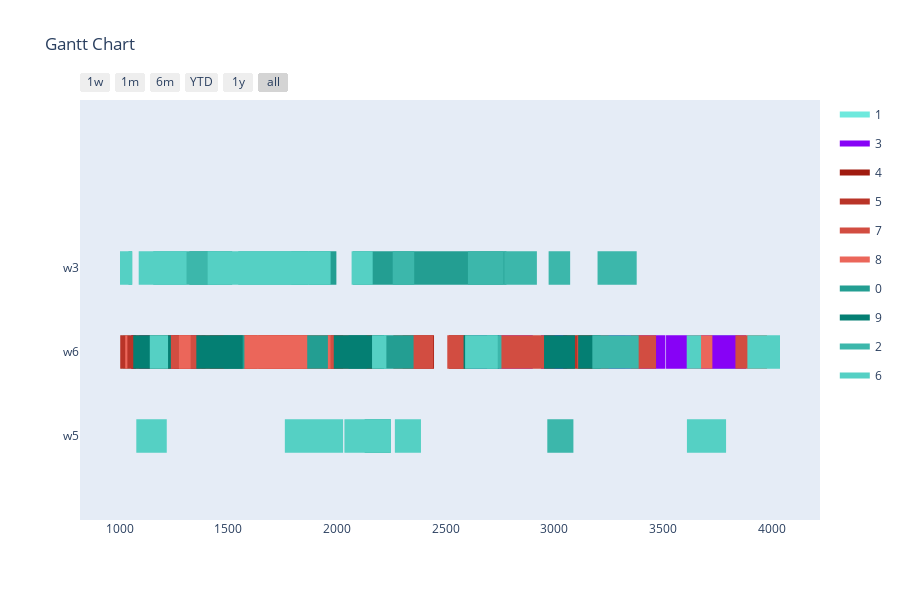

Notebook code cell kept with this figure:
### Markdown cell above
Config 1 - Test with One Point Crossover

### Code cell
optimizer = BaseGA(env)
optimizer.set_minimize()
# optional (in this case, all options given are the default option, if the configuration step is skipped)
optimizer.configure('tardiness', 'onepointcrossover', 'roulettewheel', 'randomize')
# choose an input generator (optional) -> decides how the data gets converted into the optimizer format
# optimizer.set_input_generator('SameLengthAlternativesGenerator')
# all parameters after offspring_amount are optional (in this case -> verbose=True)
result, best_fitness_history, average_fitness_history, best_generation_history, feasible_gen = optimizer.optimize(orders, max_generations, earliest_time_slot, last_time_slot, population_size, offspring_amount, verbose=True)
workstation_assignments = reformat_result(result, orders, env)
visualize(workstation_assignments, best_fitness_history, average_fitness_history, best_generation_history, feasible_gen)

### Figure 1 — Plotly figure (JSON) as saved in the notebook; plotly's stock layout.template omitted (floating-point values rounded to 4 significant figures; data arrays with more than 128 entries replaced by an {"elided": "..."} marker saying what was removed)
{"data": [{"fill": "toself", "fillcolor": "rgb(110, 233, 221)", "hoverinfo": "name", "legendgroup": "rgb(110, 233, 221)", "mode": "none", "name": "1", "type": "scatter", "x": [537, 599, 599, 537, 537, 813, 998, 998, 813, 813, 796, 906, 906, 796, 796, 602, 717, 717, 602, 602, 1048, 1171, 1171, 1048, 1048, 741, 931, 931, 741, 741, 502, 558, 558, 502, 502, 725, 845, 845, 725, 725, 203, 259, 259, 203, 203, 467, 657, 657, 467, 467, 245, 341, 341, 245, 245, 2957, 3137, 3137, 2957, 2957, 1194, 1309, 1309, 1194, 1194, 333, 483, 483, 333, 333, 3644, 3834, 3834, 3644, 3644, 654, 751, 751, 654, 654, 1171, 1268, 1268, 1171, 1171, 830, 1010, 1010, 830, 830, 1007, 1197, 1197, 1007, 1007, 3202, 3325, 3325, 3202, 3202, 519, 649, 649, 519, 519, 669, 779, 779, 669, 669, 885, 1015, 1015, 885], "y": [0.8, 0.8, 1.2, 1.2, null, 0.8, 0.8, 1.2, 1.2, null, 0.8, 0.8, 1.2, 1.2, null, 0.8, 0.8, 1.2, 1.2, null, 0.8, 0.8, 1.2, 1.2, null, 0.8, 0.8, 1.2, 1.2, null, 0.8, 0.8, 1.2, 1.2, null, 0.8, 0.8, 1.2, 1.2, null, 0.8, 0.8, 1.2, 1.2, null, 0.8, 0.8, 1.2, 1.2, null, 0.8, 0.8, 1.2, 1.2, null, 0.8, 0.8, 1.2, 1.2, null, 0.8, 0.8, 1.2, 1.2, null, 0.8, 0.8, 1.2, 1.2, null, 0.8, 0.8, 1.2, 1.2, null, 0.8, 0.8, 1.2, 1.2, null, 0.8, 0.8, 1.2, 1.2, null, 0.8, 0.8, 1.2, 1.2, null, 0.8, 0.8, 1.2, 1.2, null, 0.8, 0.8, 1.2, 1.2, null, 0.8, 0.8, 1.2, 1.2, null, 0.8, 0.8, 1.2, 1.2, null, 0.8, 0.8, 1.2, 1.2]}, {"fill": "toself", "fillcolor": "rgb(135, 2, 246)", "hoverinfo": "name", "legendgroup": "rgb(135, 2, 246)", "mode": "none", "name": "3", "type": "scatter", "x": [1256, 1448, 1448, 1256, 1256, 1300, 1540, 1540, 1300, 1300, 1125, 1255, 1255, 1125, 1125, 1289, 1404, 1404, 1289, 1289, 2634, 2739, 2739, 2634, 2634, 709, 854, 854, 709, 709, 1255, 1375, 1375, 1255, 1255, 3300, 3510, 3510, 3300, 3300, 1204, 1396, 1396, 1204, 1204, 1052, 1167, 1167, 1052, 1052, 2938, 3058, 3058, 2938, 2938, 3236, 3428, 3428, 3236, 3236, 3158, 3281, 3281, 3158, 3158, 1676, 1799, 1799, 1676, 1676, 3513, 3667, 3667, 3513, 3513, 3732, 3852, 3852, 3732, 3732, 2594, 2786, 2786, 2594, 2594, 3776, 3881, 3881, 3776, 3776, 1182, 1305, 1305, 1182, 1182, 2690, 2900, 2900, 2690, 2690, 3660, 3748, 3748, 3660, 3660, 767, 859, 859, 767, 767, 1222, 1376, 1376, 1222], "y": [0.8, 0.8, 1.2, 1.2, null, 0.8, 0.8, 1.2, 1.2, null, 0.8, 0.8, 1.2, 1.2, null, 0.8, 0.8, 1.2, 1.2, null, 0.8, 0.8, 1.2, 1.2, null, 0.8, 0.8, 1.2, 1.2, null, 0.8, 0.8, 1.2, 1.2, null, 0.8, 0.8, 1.2, 1.2, null, 0.8, 0.8, 1.2, 1.2, null, 0.8, 0.8, 1.2, 1.2, null, 0.8, 0.8, 1.2, 1.2, null, 0.8, 0.8, 1.2, 1.2, null, 0.8, 0.8, 1.2, 1.2, null, 0.8, 0.8, 1.2, 1.2, null, 0.8, 0.8, 1.2, 1.2, null, 0.8, 0.8, 1.2, 1.2, null, 0.8, 0.8, 1.2, 1.2, null, 0.8, 0.8, 1.2, 1.2, null, 0.8, 0.8, 1.2, 1.2, null, 0.8, 0.8, 1.2, 1.2, null, 0.8, 0.8, 1.2, 1.2, null, 0.8, 0.8, 1.2, 1.2, null, 0.8, 0.8, 1.2, 1.2]}, {"fill": "toself", "fillcolor": "rgb(160, 27, 15)", "hoverinfo": "name", "legendgroup": "rgb(160, 27, 15)", "mode": "none", "name": "4", "type": "scatter", "x": [991, 1056, 1056, 991, 991, 1089, 1136, 1136, 1089, 1089, 1186, 1250, 1250, 1186, 1186, 1584, 1639, 1639, 1584, 1584, 2130, 2206, 2206, 2130, 2130, 214, 261, 261, 214, 214, 2302, 2446, 2446, 2302, 2302, 1773, 1918, 1918, 1773, 1773, 1963, 2028, 2028, 1963, 1963, 2514, 2599, 2599, 2514, 2514, 1845, 1901, 1901, 1845, 1845, 418, 540, 540, 418, 418, 1507, 1562, 1562, 1507, 1507, 1299, 1375, 1375, 1299, 1299, 2344, 2429, 2429, 2344, 2344, 249, 393, 393, 249, 249, 721, 786, 786, 721, 721, 506, 592, 592, 506], "y": [0.8, 0.8, 1.2, 1.2, null, 0.8, 0.8, 1.2, 1.2, null, 0.8, 0.8, 1.2, 1.2, null, 0.8, 0.8, 1.2, 1.2, null, 0.8, 0.8, 1.2, 1.2, null, 0.8, 0.8, 1.2, 1.2, null, 0.8, 0.8, 1.2, 1.2, null, 0.8, 0.8, 1.2, 1.2, null, 0.8, 0.8, 1.2, 1.2, null, 0.8, 0.8, 1.2, 1.2, null, 0.8, 0.8, 1.2, 1.2, null, 0.8, 0.8, 1.2, 1.2, null, 0.8, 0.8, 1.2, 1.2, null, 0.8, 0.8, 1.2, 1.2, null, 0.8, 0.8, 1.2, 1.2, null, 0.8, 0.8, 1.2, 1.2, null, 0.8, 0.8, 1.2, 1.2, null, 0.8, 0.8, 1.2, 1.2]}, {"fill": "toself", "fillcolor": "rgb(185, 52, 40)", "hoverinfo": "name", "legendgroup": "rgb(185, 52, 40)", "mode": "none", "name": "5", "type": "scatter", "x": [3040, 3160, 3160, 3040, 3040, 328, 518, 518, 328, 328, 666, 851, 851, 666, 666, 859, 979, 979, 859, 859, 500, 620, 620, 500, 500, 1513, 1633, 1633, 1513, 1513, 656, 816, 816, 656, 656, 516, 631, 631, 516, 516, 752, 877, 877, 752, 752, 1680, 1742, 1742, 1680, 1680, 666, 786, 786, 666, 666, 314, 411, 411, 314, 314, 437, 567, 567, 437, 437, 664, 849, 849, 664, 664, 3049, 3174, 3174, 3049, 3049, 712, 832, 832, 712, 712, 1564, 1754, 1754, 1564, 1564, 888, 1003, 1003, 888, 888, 1531, 1627, 1627, 1531, 1531, 402, 555, 555, 402, 402, 257, 407, 407, 257, 257, 466, 528, 528, 466, 466, 710, 833, 833, 710], "y": [0.8, 0.8, 1.2, 1.2, null, 0.8, 0.8, 1.2, 1.2, null, 0.8, 0.8, 1.2, 1.2, null, 0.8, 0.8, 1.2, 1.2, null, 0.8, 0.8, 1.2, 1.2, null, 0.8, 0.8, 1.2, 1.2, null, 0.8, 0.8, 1.2, 1.2, null, 0.8, 0.8, 1.2, 1.2, null, 0.8, 0.8, 1.2, 1.2, null, 0.8, 0.8, 1.2, 1.2, null, 0.8, 0.8, 1.2, 1.2, null, 0.8, 0.8, 1.2, 1.2, null, 0.8, 0.8, 1.2, 1.2, null, 0.8, 0.8, 1.2, 1.2, null, 0.8, 0.8, 1.2, 1.2, null, 0.8, 0.8, 1.2, 1.2, null, 0.8, 0.8, 1.2, 1.2, null, 0.8, 0.8, 1.2, 1.2, null, 0.8, 0.8, 1.2, 1.2, null, 0.8, 0.8, 1.2, 1.2, null, 0.8, 0.8, 1.2, 1.2, null, 0.8, 0.8, 1.2, 1.2, null, 0.8, 0.8, 1.2, 1.2]}, {"fill": "toself", "fillcolor": "rgb(210, 77, 65)", "hoverinfo": "name", "legendgroup": "rgb(210, 77, 65)", "mode": "none", "name": "7", "type": "scatter", "x": {"elided": "134 int values"}, "y": {"elided": "134 float values"}}, {"fill": "toself", "fillcolor": "rgb(235, 102, 90)", "hoverinfo": "name", "legendgroup": "rgb(235, 102, 90)", "mode": "none", "name": "8", "type": "scatter", "x": {"elided": "134 int values"}, "y": {"elided": "134 float values"}}, {"fill": "toself", "fillcolor": "rgb(35, 158, 146)", "hoverinfo": "name", "legendgroup": "rgb(35, 158, 146)", "mode": "none", "name": "0", "type": "scatter", "x": [2376, 2554, 2554, 2376, 2376, 1321, 1499, 1499, 1321, 1321, 2230, 2408, 2408, 2230, 2230, 1790, 1866, 1866, 1790, 1790, 2575, 2662, 2662, 2575, 2575, 2535, 2611, 2611, 2535, 2535, 2614, 2764, 2764, 2614, 2614, 2073, 2223, 2223, 2073, 2073, 293, 392, 392, 293, 293, 2601, 2779, 2779, 2601, 2601, 1432, 1518, 1518, 1432, 1432, 787, 886, 886, 787, 787, 368, 444, 444, 368, 368, 2196, 2346, 2346, 2196, 2196, 1872, 1997, 1997, 1872, 1872, 1479, 1574, 1574, 1479, 1479, 2202, 2352, 2352, 2202, 2202, 510, 594, 594, 510, 510, 1863, 1958, 1958, 1863, 1863, 2053, 2137, 2137, 2053, 2053, 2127, 2247, 2247, 2127], "y": [1.8, 1.8, 2.2, 2.2, null, 1.8, 1.8, 2.2, 2.2, null, 1.8, 1.8, 2.2, 2.2, null, 1.8, 1.8, 2.2, 2.2, null, 1.8, 1.8, 2.2, 2.2, null, 1.8, 1.8, 2.2, 2.2, null, 1.8, 1.8, 2.2, 2.2, null, 1.8, 1.8, 2.2, 2.2, null, 1.8, 1.8, 2.2, 2.2, null, 1.8, 1.8, 2.2, 2.2, null, 1.8, 1.8, 2.2, 2.2, null, 1.8, 1.8, 2.2, 2.2, null, 1.8, 1.8, 2.2, 2.2, null, 1.8, 1.8, 2.2, 2.2, null, 1.8, 1.8, 2.2, 2.2, null, 0.8, 0.8, 1.2, 1.2, null, 0.8, 0.8, 1.2, 1.2, null, 0.8, 0.8, 1.2, 1.2, null, 0.8, 0.8, 1.2, 1.2, null, 0.8, 0.8, 1.2, 1.2, null, -0.2, -0.2, 0.2, 0.2]}, {"fill": "toself", "fillcolor": "rgb(4, 127, 115)", "hoverinfo": "name", "legendgroup": "rgb(4, 127, 115)", "mode": "none", "name": "9", "type": "scatter", "x": [2952, 3094, 3094, 2952, 2952, 3109, 3185, 3185, 3109, 3109, 2582, 2746, 2746, 2582, 2582, 3142, 3207, 3207, 3142, 3142, 1353, 1508, 1508, 1353, 1353, 3125, 3212, 3212, 3125, 3125, 586, 728, 728, 586, 586, 1421, 1566, 1566, 1421, 1421, 690, 832, 832, 690, 690, 1985, 2127, 2127, 1985, 1985, 2067, 2163, 2163, 2067, 2067, 1063, 1236, 1236, 1063, 1063, 2129, 2216, 2216, 2129, 2129, 1447, 1513, 1513, 1447, 1447, 432, 605, 605, 432], "y": [0.8, 0.8, 1.2, 1.2, null, 0.8, 0.8, 1.2, 1.2, null, 0.8, 0.8, 1.2, 1.2, null, 0.8, 0.8, 1.2, 1.2, null, 0.8, 0.8, 1.2, 1.2, null, 0.8, 0.8, 1.2, 1.2, null, 0.8, 0.8, 1.2, 1.2, null, 0.8, 0.8, 1.2, 1.2, null, 0.8, 0.8, 1.2, 1.2, null, 0.8, 0.8, 1.2, 1.2, null, 0.8, 0.8, 1.2, 1.2, null, 0.8, 0.8, 1.2, 1.2, null, 0.8, 0.8, 1.2, 1.2, null, 0.8, 0.8, 1.2, 1.2, null, 0.8, 0.8, 1.2, 1.2]}, {"fill": "toself", "fillcolor": "rgb(60, 183, 171)", "hoverinfo": "name", "legendgroup": "rgb(60, 183, 171)", "mode": "none", "name": "2", "type": "scatter", "x": [1447, 1546, 1546, 1447, 1447, 2256, 2355, 2355, 2256, 2256, 3198, 3323, 3323, 3198, 3198, 2680, 2766, 2766, 2680, 2680, 2769, 2919, 2919, 2769, 2769, 882, 968, 968, 882, 882, 380, 456, 456, 380, 380, 2834, 2910, 2910, 2834, 2834, 1058, 1155, 1155, 1058, 1058, 2973, 3072, 3072, 2973, 2973, 955, 1041, 1041, 955, 955, 3269, 3366, 3366, 3269, 3269, 776, 831, 831, 776, 776, 2602, 2689, 2689, 2602, 2602, 3302, 3378, 3378, 3302, 3302, 2690, 2756, 2756, 2690, 2690, 3174, 3279, 3279, 3174, 3174, 3237, 3387, 3387, 3237, 3237, 772, 912, 912, 772, 772, 2967, 3087, 3087, 2967, 2967, 511, 691, 691, 511], "y": [1.8, 1.8, 2.2, 2.2, null, 1.8, 1.8, 2.2, 2.2, null, 1.8, 1.8, 2.2, 2.2, null, 1.8, 1.8, 2.2, 2.2, null, 1.8, 1.8, 2.2, 2.2, null, 1.8, 1.8, 2.2, 2.2, null, 1.8, 1.8, 2.2, 2.2, null, 1.8, 1.8, 2.2, 2.2, null, 1.8, 1.8, 2.2, 2.2, null, 1.8, 1.8, 2.2, 2.2, null, 1.8, 1.8, 2.2, 2.2, null, 1.8, 1.8, 2.2, 2.2, null, 1.8, 1.8, 2.2, 2.2, null, 1.8, 1.8, 2.2, 2.2, null, 1.8, 1.8, 2.2, 2.2, null, 0.8, 0.8, 1.2, 1.2, null, 0.8, 0.8, 1.2, 1.2, null, 0.8, 0.8, 1.2, 1.2, null, -0.2, -0.2, 0.2, 0.2, null, -0.2, -0.2, 0.2, 0.2, null, -0.2, -0.2, 0.2, 0.2]}, {"fill": "toself", "fillcolor": "rgb(85, 208, 196)", "hoverinfo": "name", "legendgroup": "rgb(85, 208, 196)", "mode": "none", "name": "6", "type": "scatter", "x": [618, 743, 743, 618, 618, 810, 988, 988, 810, 810, 933, 1058, 1058, 933, 933, 564, 640, 640, 564, 564, 1308, 1405, 1405, 1308, 1308, 2067, 2164, 2164, 2067, 2067, 834, 910, 910, 834, 834, 1002, 1088, 1088, 1002, 1002, 3608, 3674, 3674, 3608, 3608, 3887, 4037, 4037, 3887, 3887, 2589, 2739, 2739, 2589, 2589, 1139, 1223, 1223, 1139, 1139, 2161, 2227, 2227, 2161, 2161, 239, 334, 334, 239, 239, 1848, 2028, 2028, 1848, 1848, 3609, 3789, 3789, 3609, 3609, 631, 845, 845, 631, 631, 1077, 1217, 1217, 1077, 1077, 2266, 2386, 2386, 2266, 2266, 1760, 1880, 1880, 1760, 1760, 2034, 2248, 2248, 2034], "y": [1.8, 1.8, 2.2, 2.2, null, 1.8, 1.8, 2.2, 2.2, null, 1.8, 1.8, 2.2, 2.2, null, 1.8, 1.8, 2.2, 2.2, null, 1.8, 1.8, 2.2, 2.2, null, 1.8, 1.8, 2.2, 2.2, null, 1.8, 1.8, 2.2, 2.2, null, 1.8, 1.8, 2.2, 2.2, null, 0.8, 0.8, 1.2, 1.2, null, 0.8, 0.8, 1.2, 1.2, null, 0.8, 0.8, 1.2, 1.2, null, 0.8, 0.8, 1.2, 1.2, null, 0.8, 0.8, 1.2, 1.2, null, 0.8, 0.8, 1.2, 1.2, null, -0.2, -0.2, 0.2, 0.2, null, -0.2, -0.2, 0.2, 0.2, null, -0.2, -0.2, 0.2, 0.2, null, -0.2, -0.2, 0.2, 0.2, null, -0.2, -0.2, 0.2, 0.2, null, -0.2, -0.2, 0.2, 0.2, null, -0.2, -0.2, 0.2, 0.2]}, {"legendgroup": "rgb(110, 233, 221)", "marker": {"color": "rgb(110, 233, 221)", "opacity": 0, "size": 1}, "mode": "markers", "name": "", "showlegend": false, "text": [null, null, null, null, null, null, null, null, null, null, null, null, null, null, null, null, null, null, null, null, null, null, null, null, null, null, null, null, null, null, null, null, null, null, null, null, null, null, null, null, null, null, null, null, null, null], "type": "scatter", "x": [537, 599, 813, 998, 796, 906, 602, 717, 1048, 1171, 741, 931, 502, 558, 725, 845, 203, 259, 467, 657, 245, 341, 2957, 3137, 1194, 1309, 333, 483, 3644, 3834, 654, 751, 1171, 1268, 830, 1010, 1007, 1197, 3202, 3325, 519, 649, 669, 779, 885, 1015], "y": [1, 1, 1, 1, 1, 1, 1, 1, 1, 1, 1, 1, 1, 1, 1, 1, 1, 1, 1, 1, 1, 1, 1, 1, 1, 1, 1, 1, 1, 1, 1, 1, 1, 1, 1, 1, 1, 1, 1, 1, 1, 1, 1, 1, 1, 1]}, {"legendgroup": "rgb(135, 2, 246)", "marker": {"color": "rgb(135, 2, 246)", "opacity": 0, "size": 1}, "mode": "markers", "name": "", "showlegend": false, "text": [null, null, null, null, null, null, null, null, null, null, null, null, null, null, null, null, null, null, null, null, null, null, null, null, null, null, null, null, null, null, null, null, null, null, null, null, null, null, null, null, null, null, null, null, null, null], "type": "scatter", "x": [1256, 1448, 1300, 1540, 1125, 1255, 1289, 1404, 2634, 2739, 709, 854, 1255, 1375, 3300, 3510, 1204, 1396, 1052, 1167, 2938, 3058, 3236, 3428, 3158, 3281, 1676, 1799, 3513, 3667, 3732, 3852, 2594, 2786, 3776, 3881, 1182, 1305, 2690, 2900, 3660, 3748, 767, 859, 1222, 1376], "y": [1, 1, 1, 1, 1, 1, 1, 1, 1, 1, 1, 1, 1, 1, 1, 1, 1, 1, 1, 1, 1, 1, 1, 1, 1, 1, 1, 1, 1, 1, 1, 1, 1, 1, 1, 1, 1, 1, 1, 1, 1, 1, 1, 1, 1, 1]}, {"legendgroup": "rgb(160, 27, 15)", "marker": {"color": "rgb(160, 27, 15)", "opacity": 0, "size": 1}, "mode": "markers", "name": "", "showlegend": false, "text": [null, null, null, null, null, null, null, null, null, null, null, null, null, null, null, null, null, null, null, null, null, null, null, null, null, null, null, null, null, null, null, null, null, null, null, null], "type": "scatter", "x": [991, 1056, 1089, 1136, 1186, 1250, 1584, 1639, 2130, 2206, 214, 261, 2302, 2446, 1773, 1918, 1963, 2028, 2514, 2599, 1845, 1901, 418, 540, 1507, 1562, 1299, 1375, 2344, 2429, 249, 393, 721, 786, 506, 592], "y": [1, 1, 1, 1, 1, 1, 1, 1, 1, 1, 1, 1, 1, 1, 1, 1, 1, 1, 1, 1, 1, 1, 1, 1, 1, 1, 1, 1, 1, 1, 1, 1, 1, 1, 1, 1]}, {"legendgroup": "rgb(185, 52, 40)", "marker": {"color": "rgb(185, 52, 40)", "opacity": 0, "size": 1}, "mode": "markers", "name": "", "showlegend": false, "text": [null, null, null, null, null, null, null, null, null, null, null, null, null, null, null, null, null, null, null, null, null, null, null, null, null, null, null, null, null, null, null, null, null, null, null, null, null, null, null, null, null, null, null, null, null, null], "type": "scatter", "x": [3040, 3160, 328, 518, 666, 851, 859, 979, 500, 620, 1513, 1633, 656, 816, 516, 631, 752, 877, 1680, 1742, 666, 786, 314, 411, 437, 567, 664, 849, 3049, 3174, 712, 832, 1564, 1754, 888, 1003, 1531, 1627, 402, 555, 257, 407, 466, 528, 710, 833], "y": [1, 1, 1, 1, 1, 1, 1, 1, 1, 1, 1, 1, 1, 1, 1, 1, 1, 1, 1, 1, 1, 1, 1, 1, 1, 1, 1, 1, 1, 1, 1, 1, 1, 1, 1, 1, 1, 1, 1, 1, 1, 1, 1, 1, 1, 1]}, {"legendgroup": "rgb(210, 77, 65)", "marker": {"color": "rgb(210, 77, 65)", "opacity": 0, "size": 1}, "mode": "markers", "name": "", "showlegend": false, "text": [null, null, null, null, null, null, null, null, null, null, null, null, null, null, null, null, null, null, null, null, null, null, null, null, null, null, null, null, null, null, null, null, null, null, null, null, null, null, null, null, null, null, null, null, null, null, null, null, null, null, null, null, null, null], "type": "scatter", "x": [608, 708, 405, 529, 355, 475, 2507, 2617, 481, 636, 715, 811, 2071, 2159, 2259, 2364, 2856, 3001, 230, 335, 700, 824, 503, 598, 3832, 3977, 1882, 2002, 1885, 1972, 2771, 2859, 474, 594, 274, 379, 1903, 2113, 333, 428, 3104, 3249, 2750, 2905, 663, 788, 461, 618, 3352, 3467, 2333, 2443, 971, 1139], "y": [1, 1, 1, 1, 1, 1, 1, 1, 1, 1, 1, 1, 1, 1, 1, 1, 1, 1, 1, 1, 1, 1, 1, 1, 1, 1, 1, 1, 1, 1, 1, 1, 1, 1, 1, 1, 1, 1, 1, 1, 1, 1, 1, 1, 1, 1, 1, 1, 1, 1, 1, 1, 1, 1]}, {"legendgroup": "rgb(235, 102, 90)", "marker": {"color": "rgb(235, 102, 90)", "opacity": 0, "size": 1}, "mode": "markers", "name": "", "showlegend": false, "text": [null, null, null, null, null, null, null, null, null, null, null, null, null, null, null, null, null, null, null, null, null, null, null, null, null, null, null, null, null, null, null, null, null, null, null, null, null, null, null, null, null, null, null, null, null, null, null, null, null, null, null, null, null, null], "type": "scatter", "x": [1075, 1205, 473, 593, 3611, 3726, 1162, 1372, 445, 569, 303, 398, 351, 446, 1376, 1536, 645, 799, 1153, 1273, 316, 461, 650, 755, 1395, 1500, 291, 445, 301, 455, 621, 799, 438, 543, 514, 638, 554, 659, 975, 1090, 526, 680, 936, 1036, 760, 905, 1327, 1415, 465, 575, 1026, 1152, 550, 660], "y": [1, 1, 1, 1, 1, 1, 1, 1, 1, 1, 1, 1, 1, 1, 1, 1, 1, 1, 1, 1, 1, 1, 1, 1, 1, 1, 1, 1, 1, 1, 1, 1, 1, 1, 1, 1, 1, 1, 1, 1, 1, 1, 1, 1, 1, 1, 1, 1, 1, 1, 1, 1, 1, 1]}, {"legendgroup": "rgb(35, 158, 146)", "marker": {"color": "rgb(35, 158, 146)", "opacity": 0, "size": 1}, "mode": "markers", "name": "", "showlegend": false, "text": [null, null, null, null, null, null, null, null, null, null, null, null, null, null, null, null, null, null, null, null, null, null, null, null, null, null, null, null, null, null, null, null, null, null, null, null, null, null, null, null, null, null], "type": "scatter", "x": [2376, 2554, 1321, 1499, 2230, 2408, 1790, 1866, 2575, 2662, 2535, 2611, 2614, 2764, 2073, 2223, 293, 392, 2601, 2779, 1432, 1518, 787, 886, 368, 444, 2196, 2346, 1872, 1997, 1479, 1574, 2202, 2352, 510, 594, 1863, 1958, 2053, 2137, 2127, 2247], "y": [2, 2, 2, 2, 2, 2, 2, 2, 2, 2, 2, 2, 2, 2, 2, 2, 2, 2, 2, 2, 2, 2, 2, 2, 2, 2, 2, 2, 2, 2, 1, 1, 1, 1, 1, 1, 1, 1, 1, 1, 0, 0]}, {"legendgroup": "rgb(4, 127, 115)", "marker": {"color": "rgb(4, 127, 115)", "opacity": 0, "size": 1}, "mode": "markers", "name": "", "showlegend": false, "text": [null, null, null, null, null, null, null, null, null, null, null, null, null, null, null, null, null, null, null, null, null, null, null, null, null, null, null, null, null, null], "type": "scatter", "x": [2952, 3094, 3109, 3185, 2582, 2746, 3142, 3207, 1353, 1508, 3125, 3212, 586, 728, 1421, 1566, 690, 832, 1985, 2127, 2067, 2163, 1063, 1236, 2129, 2216, 1447, 1513, 432, 605], "y": [1, 1, 1, 1, 1, 1, 1, 1, 1, 1, 1, 1, 1, 1, 1, 1, 1, 1, 1, 1, 1, 1, 1, 1, 1, 1, 1, 1, 1, 1]}, {"legendgroup": "rgb(60, 183, 171)", "marker": {"color": "rgb(60, 183, 171)", "opacity": 0, "size": 1}, "mode": "markers", "name": "", "showlegend": false, "text": [null, null, null, null, null, null, null, null, null, null, null, null, null, null, null, null, null, null, null, null, null, null, null, null, null, null, null, null, null, null, null, null, null, null, null, null, null, null, null, null, null, null], "type": "scatter", "x": [1447, 1546, 2256, 2355, 3198, 3323, 2680, 2766, 2769, 2919, 882, 968, 380, 456, 2834, 2910, 1058, 1155, 2973, 3072, 955, 1041, 3269, 3366, 776, 831, 2602, 2689, 3302, 3378, 2690, 2756, 3174, 3279, 3237, 3387, 772, 912, 2967, 3087, 511, 691], "y": [2, 2, 2, 2, 2, 2, 2, 2, 2, 2, 2, 2, 2, 2, 2, 2, 2, 2, 2, 2, 2, 2, 2, 2, 2, 2, 2, 2, 2, 2, 1, 1, 1, 1, 1, 1, 0, 0, 0, 0, 0, 0]}, {"legendgroup": "rgb(85, 208, 196)", "marker": {"color": "rgb(85, 208, 196)", "opacity": 0, "size": 1}, "mode": "markers", "name": "", "showlegend": false, "text": [null, null, null, null, null, null, null, null, null, null, null, null, null, null, null, null, null, null, null, null, null, null, null, null, null, null, null, null, null, null, null, null, null, null, null, null, null, null, null, null, null, null], "type": "scatter", "x": [618, 743, 810, 988, 933, 1058, 564, 640, 1308, 1405, 2067, 2164, 834, 910, 1002, 1088, 3608, 3674, 3887, 4037, 2589, 2739, 1139, 1223, 2161, 2227, 239, 334, 1848, 2028, 3609, 3789, 631, 845, 1077, 1217, 2266, 2386, 1760, 1880, 2034, 2248], "y": [2, 2, 2, 2, 2, 2, 2, 2, 2, 2, 2, 2, 2, 2, 2, 2, 1, 1, 1, 1, 1, 1, 1, 1, 1, 1, 1, 1, 0, 0, 0, 0, 0, 0, 0, 0, 0, 0, 0, 0, 0, 0]}], "layout": {"height": 600, "hovermode": "closest", "showlegend": true, "title": {"text": "Gantt Chart"}, "xaxis": {"rangeselector": {"buttons": [{"count": 7, "label": "1w", "step": "day", "stepmode": "backward"}, {"count": 1, "label": "1m", "step": "month", "stepmode": "backward"}, {"count": 6, "label": "6m", "step": "month", "stepmode": "backward"}, {"count": 1, "label": "YTD", "step": "year", "stepmode": "todate"}, {"count": 1, "label": "1y", "step": "year", "stepmode": "backward"}, {"step": "all"}]}, "showgrid": false, "type": "date", "zeroline": false}, "yaxis": {"autorange": false, "range": [-1, 4], "showgrid": false, "ticktext": ["w5", "w6", "w3"], "tickvals": [0, 1, 2], "zeroline": false}}}
